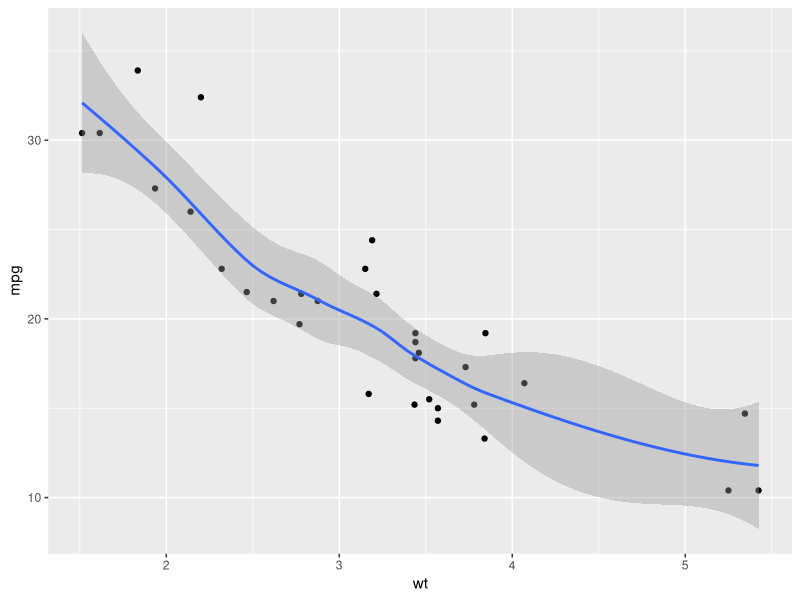
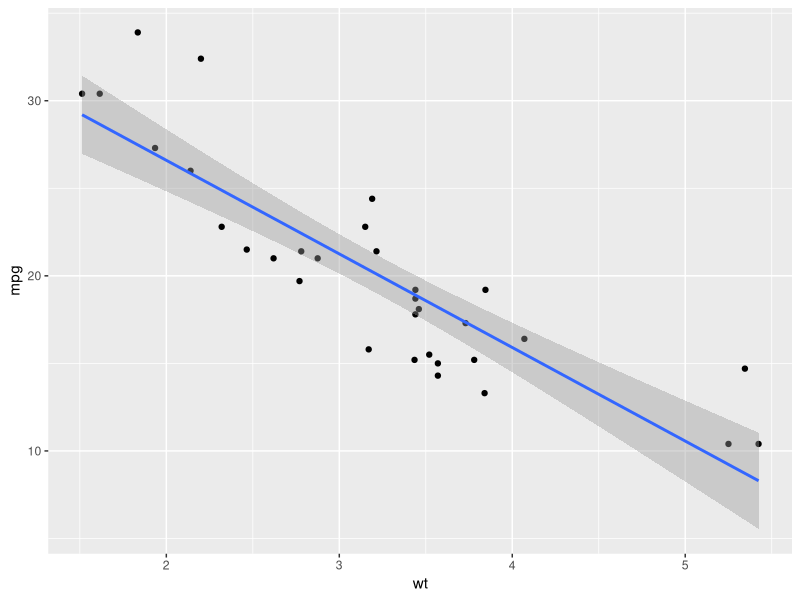
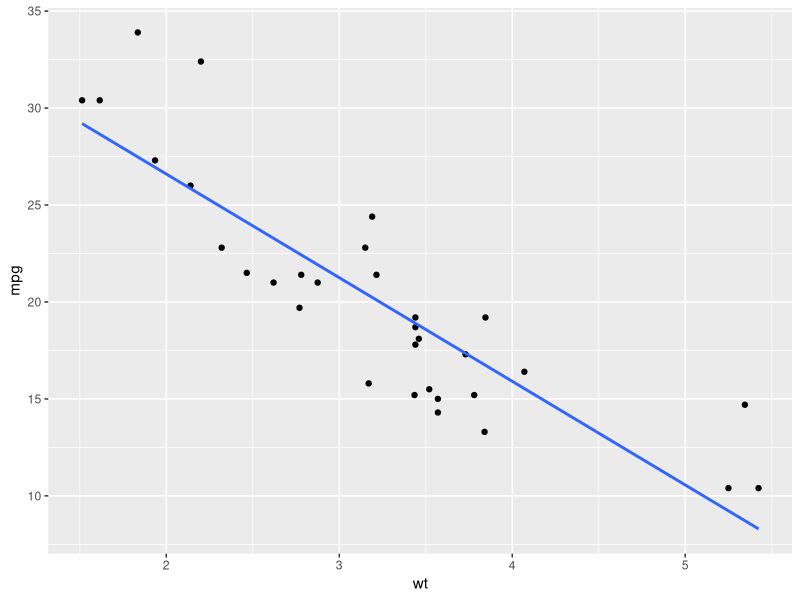
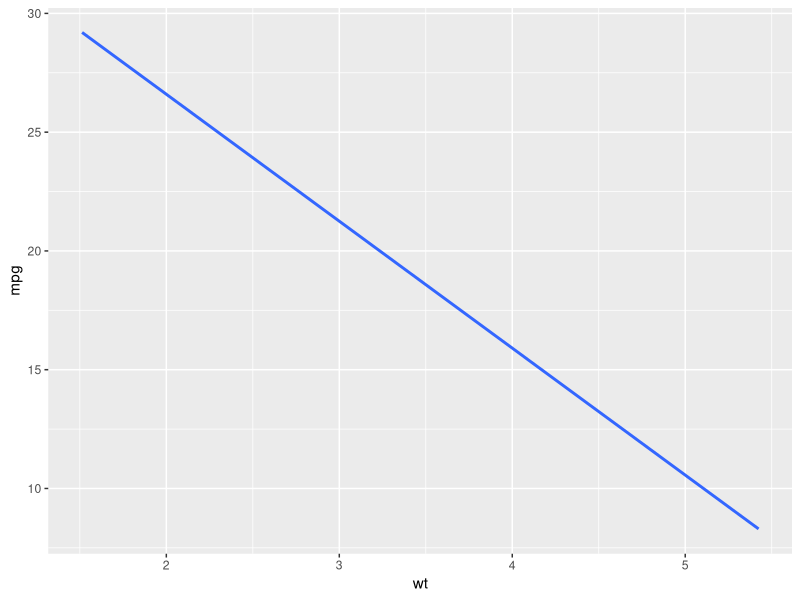

Recreate these plots in R, in order.
library(ggplot2)

# Explore the mtcars data frame with str()
str(mtcars)

# A scatter plot with LOESS smooth
ggplot(mtcars, aes(x = wt, y = mpg)) +
  geom_point() +
  geom_smooth()


# A scatter plot with an ordinary Least Squares linear model
ggplot(mtcars, aes(x = wt, y = mpg)) +
  geom_point() +
  geom_smooth(method = "lm")


# The previous plot, without CI ribbon
ggplot(mtcars, aes(x = wt, y = mpg)) +
  geom_point() +
  geom_smooth(method = "lm", se = FALSE)

# The previous plot, without points
ggplot(mtcars, aes(x = wt, y = mpg)) +
  geom_smooth(method = "lm", se = FALSE)
